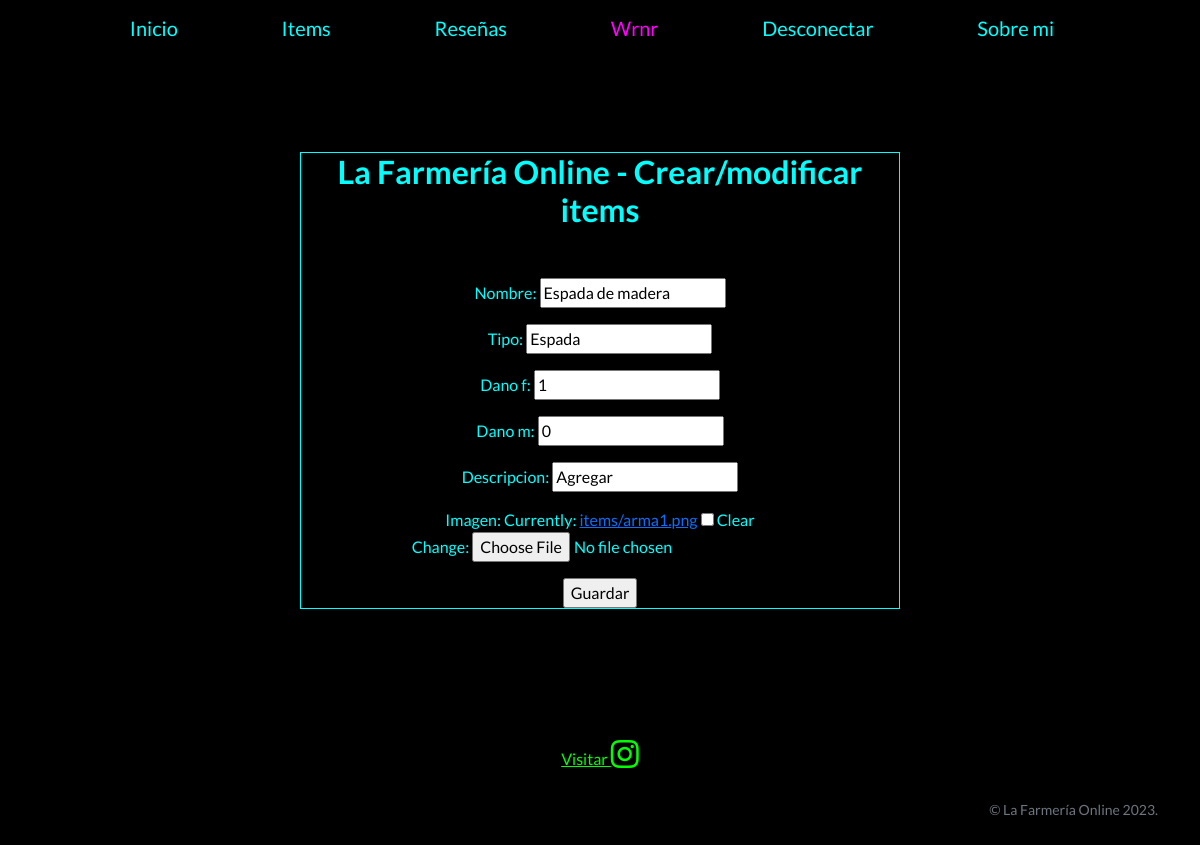
Screenshot of /items/cambiar/30 (signed in) with the database file from the repository.
### AppCoder/models.py (models this page shows, shortened)
class items(models.Model):
    nombre = models.CharField(max_length=30)
    tipo= models.CharField(max_length=30)
    dano_f= models.CharField(max_length=30)
    dano_m= models.CharField(max_length=30)
    descripcion= models.CharField(max_length=400)
    imagen = models.ImageField(upload_to='items', null=True, blank=True)

### AppCoder/views.py (the view)
# urls.py: path("items/cambiar/<int:pk>", itemscambiar.as_view(), name="cambiaritem"),
class itemscambiar(PermissionRequiredMixin, UpdateView):
      permission_required = 'accounts.template_all'
      model = items
      success_url = reverse_lazy("listaitems")
      fields = ["nombre","tipo","dano_f","dano_m","descripcion","imagen"]

### AppCoder/templates/AppCoder/items_form.html (shortened to what this page needs)
<!DOCTYPE html>
<html lang="en">
    <head>
        {% load static %}
        <link href="https://cdn.jsdelivr.net/npm/bootstrap-icons@1.5.0/font/bootstrap-icons.css" rel="stylesheet" type="text/css" />
        <link href="{%static 'AppCoder/css/styles.css' %}" rel="stylesheet" />
    </head>
    <body>
        <nav class="navbar navbar-light bg-light static-top">
            <div class="container">
                <a class="navbar-brand" href="{% url 'Inicio' %}">Inicio</a>
                <a class="navbar-brand" href="{% url 'listaitems' %}">Items</a>
                <a class="navbar-brand" href="{% url 'listaresenas' %}">Reseñas</a>
                {% if user.is_authenticated %}
                    <a class="navbar-brand" style="color:fuchsia; text-transform: capitalize;"> {{ user.get_username }}</a>
                    <a class="navbar-brand" href="{% url 'Logout'%}">Desconectar</a>
                {% else %}
                    <a class="navbar-brand" href="{% url 'Register' %}">Registrar</a>
                    <a style="color:lime" class="navbar-brand" href="{% url 'Login' %}">Conectar</a>
                {% endif %}
                <a class="navbar-brand" href="{% url 'sobremi' %}">Sobre mi</a>
            </div>
        </nav>
        <form method="POST" enctype="multipart/form-data" Align="center"
        style="margin: auto; margin-top: 8%; margin-bottom: 5%;
        width: 50%;
        height: 75%;
        border: 1px solid aqua;
        ">
            <h2 style="margin-bottom: 8%;">
                La Farmería Online - Crear/modificar items
            </h2>
            <div>
                {{form.as_p}}
                <input type="submit" value="Guardar"></input>
            </div>
        </form>
        <footer class="footer bg-light">
            <div class="container">
                <div class="row">
                    <div class="text-center">
                        <ul class="list-inline mb-0">
                            <li class="list-inline-item">
                                <a style="color:lime"  href="https://www.instagram.com/lafarmeriaonline/">Visitar <i class="bi-instagram fs-3"></i></a>
                            </li>
                        </ul>
                        <div Align="right">
                            <br>
                            <p class="text-muted small mb-4 mb-lg-0">&copy; La Farmería Online 2023.</p>
                        </div>
                    </div>
                </div>
            </div>
        </footer>
    </body>
</html>

### rows the page displays
items: nombre "Espada de madera", tipo "Espada", dano_f "1", dano_m "0", descripcion "Agregar"

### other values shown
{{ user.get_username }} "Wrnr"
